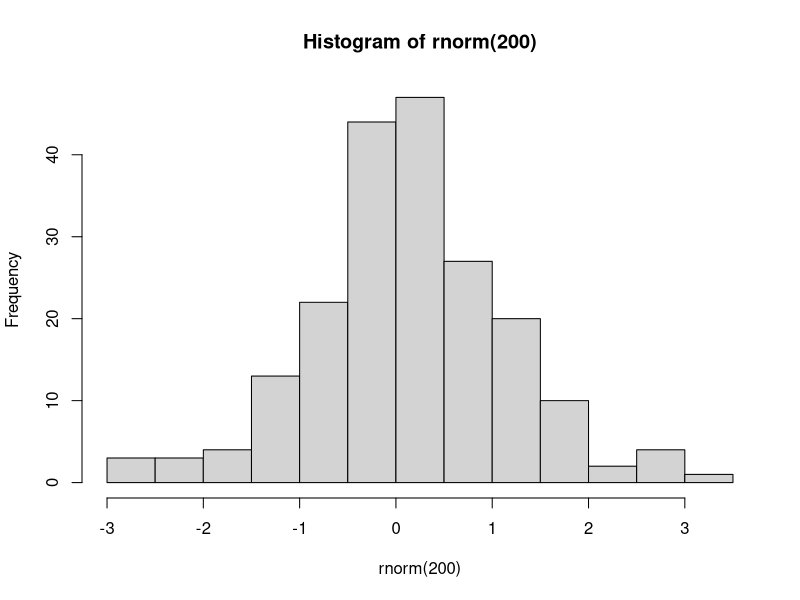
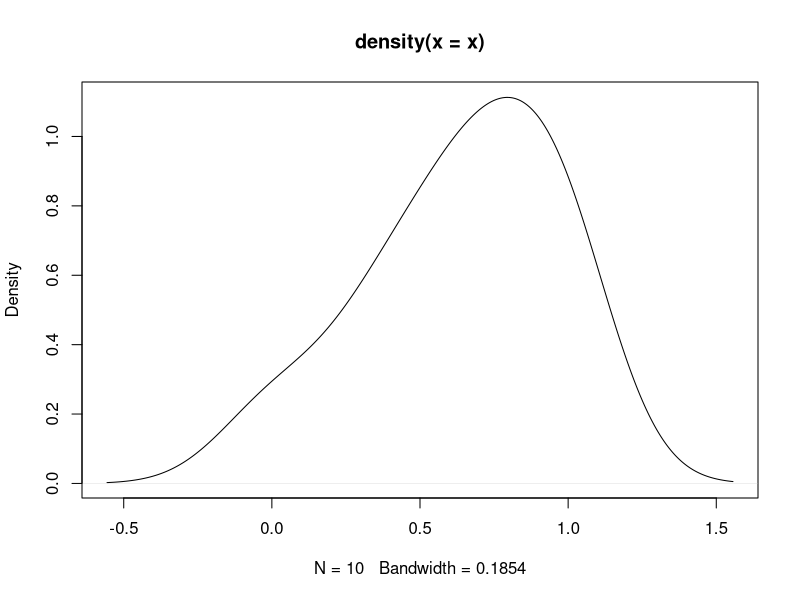
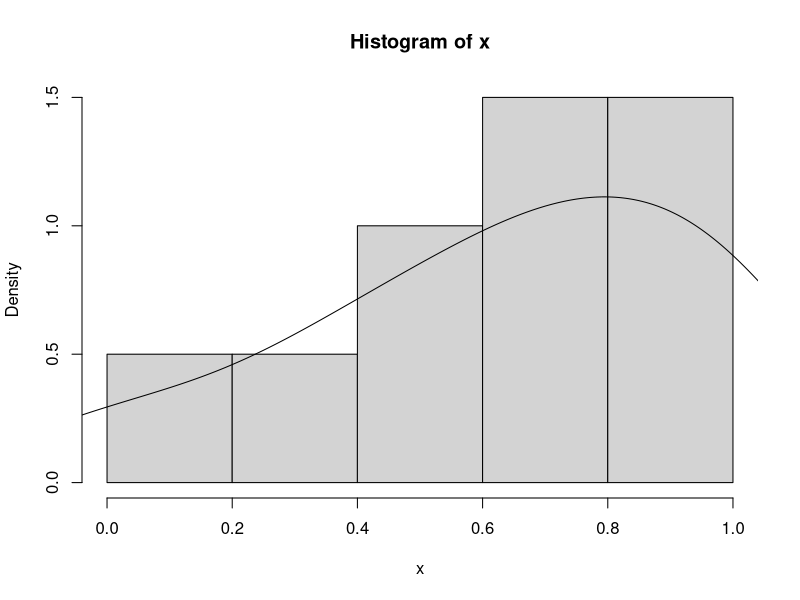

The R script that drew these images, in order:
# [ 1 ] Rnorm ejecuta numero entre intervalos del -1 al 1
df <- tibble::tibble(
  a = rnorm(10),
  b = rnorm(10),
  c = rnorm(10),
  d = rnorm(10)
)

df$a <- (df$a - min(df$a, na.rm = TRUE)) /
  (max(df$a, na.rm = TRUE) - min(df$a, na.rm = TRUE))
df$b <- (df$b - min(df$b, na.rm = TRUE)) /
  (max(df$b, na.rm = TRUE) - min(df$a, na.rm = TRUE))
df$c <- (df$c - min(df$c, na.rm = TRUE)) /
  (max(df$c, na.rm = TRUE) - min(df$c, na.rm = TRUE))
df$d <- (df$d - min(df$d, na.rm = TRUE)) /
  (max(df$d, na.rm = TRUE) - min(df$d, na.rm = TRUE))

# [ 2 ] Guarda todos los valores en x y le sacas el minimo maximo.
x <- df$a
(x - min(x, na.rm = TRUE)) / (max(x, na.rm = TRUE) - min(x, na.rm = TRUE))

# [ 3 ] Crear un histograma en grafico
hist(rnorm(200)) 

# [ 4 ] Mostrar todos los valores desglozados de x para crear un diagrama de densidad
density(x)

# [ 5 ] Crear un diagrama de densidad
plot(density(x))

# [ 6 ] Sobre poner un histograma en un diagrama de densidad
hist(x, freq = F)
lines(density(x))

# [ 7 ] funcion en inversa
inverso <- function(x) {
  x <- 1 / x
  return(x)
}
inverso(8)

# [ 8 ] inverso
z <- c(1,2,3)
t <- c("uno","dos","tres")
z; t
z

# [ 9 ] Asignar valores de numeros y en numbres
y <- c(2,4,6)  # Asigna 3 valores a la variable x
names(y) <- c("I","II","III")  # Asigna nombres a los 3 valores anteriores
y

# [ 10 ] calcula la raiz
sqrt(9)

# ---------------------------------------------
data(InsectSprays)
aov.spray <- aov(sqrt(count)~spray,data=InsectSprays)
aov.spray <- aov(sqrt(InsectSprays[,1])~InsectSprays[,2]) 

# [ 11 ] The aov or lm function returns a list where the different 
# elements corresponding to the results of analasis.
str(aov.spray, max.level = -1)

# [ 12 ] Display the names of the object.
names(aov.spray)

# [ 13 ] Create a list in which, in the case of aov (), it is simply a test table.
str(summary(aov.spray))

# [ 14 ] Returns the estimated coefficients (sometimes with standard errors).
str(coef(aov.spray))

# [ 15 ] Returns the residuals.
str(residuals(aov.spray))

# [ 16 ] Returns the deviation.
str(deviance(aov.spray))

# [ 17 ] Returns the adjusted values.
str(fitted(aov.spray))

# [ 18 ] calculate the factorial of a number
factorial <- function(x,y) {
  prod(1:x)
  }
factorial(4)

# [ 19 ] function that adds two numbers
sumanumeros <- function(x,y) {
  (x+y)
}
sumanumeros(4,2)

# [ 20 ] Function that compares two vectors, returns vector with the largest values.
grande <- function(x,y){
  y.g<-y>x
  x[y.g]<-y[y.g]
  x
}
grande(c(9,8,7,9,9),c(1,6,2,7,3))














